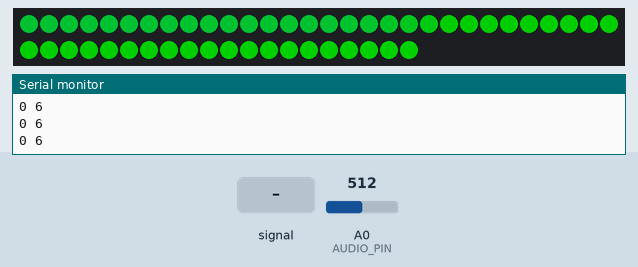
A sketch run on a simulated ESP8266 (NodeMCU). Shown: 50 RGB LEDs in strip order, left to right, continuing on the next row, the last lines printed to the serial monitor. The inputs (shaded band) are chosen by the test bench; at power-on: A0 (AUDIO_PIN) = 512. Dim RGB values are drawn brighter than linear.

Above: at 1.3 s.
1.4 s: A0 (AUDIO_PIN) fed a 200 Hz sine of ±255 counts around its level
At 1.67 s:
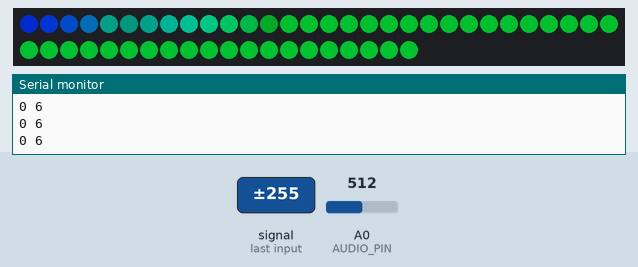
3.9 s: A0 (AUDIO_PIN) set to 122
At 4.1 s:
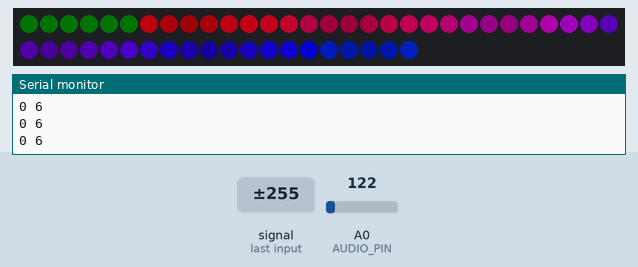
5.8 s: A0 (AUDIO_PIN) set to 900
At 5.95 s:
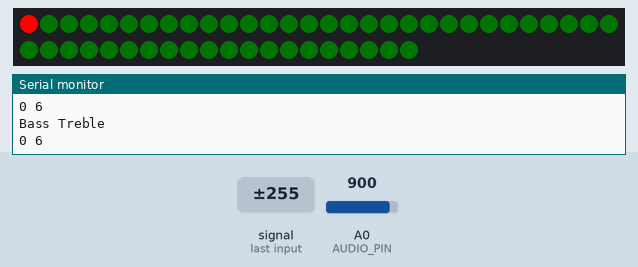
8.8 s: A0 (AUDIO_PIN) set to 306
At 8.99 s:
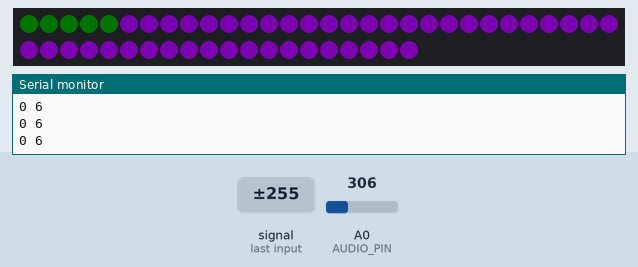
11.4 s: A0 (AUDIO_PIN) fed a 1000 Hz sine of ±255 counts around its level
At 11.89 s:
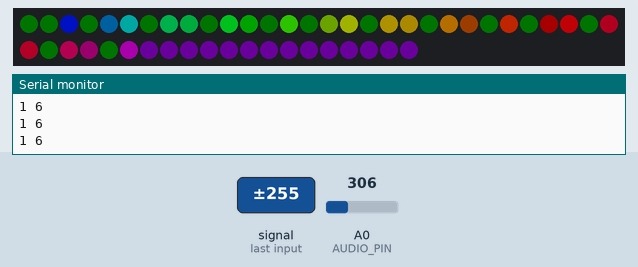
13.8 s: A0 (AUDIO_PIN) fed a 2 Hz sine of ±306 counts around its level
At 14.01 s:
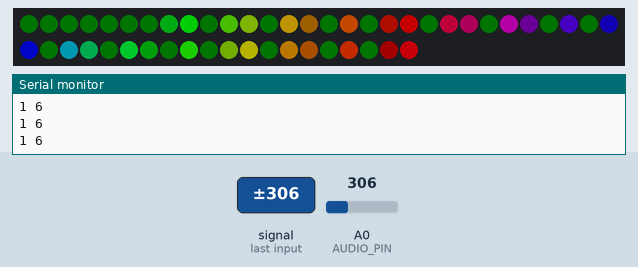
Timing chart, 0 to 16.8 s (numbered marks = the images above; inputs shaded):
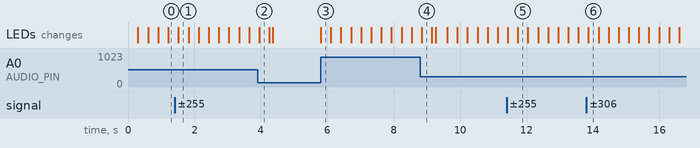

The sketch:

Flow.ino
```cpp
#define FASTLED_INTERNAL
#include <FastLED.h>

#define DATA_PIN      D5
#define LED_TYPE WS2812B
#define COLOR_ORDER  GRB
#define NUM_LEDS      50
#define MILLI_AMPS  1200
#define BRIGHTNESS   255


uint16_t edges[26];
uint8_t  modus[26],
              gHue,
            newHue,
           speed=0;

CRGB leds[NUM_LEDS];  // Main Array

byte trebConf,
     bassConf,
     bassBand = 0,
     trebBand = 6;

#include "Audio.h"
#include "Pattern.h"

void setup() {
  //Serial.begin(115200);
  delay(100);
  Serial.setDebugOutput(true);
  Serial.println();
  initializeAudio();
  FastLED.addLeds<LED_TYPE, DATA_PIN, COLOR_ORDER>(leds, NUM_LEDS);
  LEDS.setDither(false);
  LEDS.setCorrection(TypicalLEDStrip);
  LEDS.setBrightness(BRIGHTNESS);
  LEDS.setMaxPowerInVoltsAndMilliamps(5, MILLI_AMPS);
  memset(leds, 0, sizeof(leds));
  LEDS.show();
  for(byte b=0; b<=25; ++b)
    edges[b] = b==0? NUM_LEDS-1: NUM_LEDS/b-1;
  for(byte b=0; b<=25; ++b)
    modus[b] = b==0? 0: NUM_LEDS%b;
}

void loop() {
  currentMillis = millis();
  readAudio();
  newFlow();
  FastLED.delay(1000 / 120);
}
```

Audio.h
```cpp
// Portions of this file are adapted from the work of Stefan Petrick:
// https://plus.google.com/u/0/115124694226931502095

// Portions of this file are adapted from RGB Shades Audio Demo Code by Garrett Mace:
// https://github.com/macetech/RGBShadesAudio
#ifdef ESP8266
  #define AUDIO_PIN  A0
  #define RESET_PIN  D4
  #define STROBE_PIN D3
#else
  #define AUDIO_PIN   36
  #define RESET_PIN   33
  #define STROBE_PIN  26
#ifndef LED_BUILTIN
  #define LED_BUILTIN 3
#endif
#endif

#define AUDIODELAY 0

#define SPECTRUMSMOOTH 0.1
#define PEAKDECAY 0.05
#define NOISEFLOOR 65

#define AGCSMOOTH 0.004
#define GAINUPPERLIMIT 20.0
#define GAINLOWERLIMIT 0.1

#define NUM_BANDS 7
#define SAMPLES 512

unsigned int spectrumValue[NUM_BANDS];
float spectrumDecay[NUM_BANDS] = {0};
float spectrumPeaks[NUM_BANDS] = {0};
float audioAvg = 270.0;
float gainAGC = 0.0;

uint8_t spectrumByte[NUM_BANDS];
uint8_t spectrumAvg;

unsigned long currentMillis;
unsigned long audioMillis;

void initializeAudio() {
  pinMode(AUDIO_PIN, INPUT);
  pinMode(RESET_PIN, OUTPUT);
  pinMode(STROBE_PIN, OUTPUT);
  digitalWrite(RESET_PIN, LOW);
  digitalWrite(STROBE_PIN, HIGH);
}

void readAudio() {
  // Jason Coon WebServer FACTORS
  static PROGMEM const byte spectrumFactors[7] = {9, 11, 13, 13, 12, 12, 13};
  // RGB SHADES FACTORS
  //static PROGMEM const byte spectrumFactors[7] = {6, 8, 8, 8, 7, 7, 10};
  digitalWrite(RESET_PIN, HIGH);
  delayMicroseconds(5);
  digitalWrite(RESET_PIN, LOW);
  delayMicroseconds(10);
  int analogsum = 0;
  for (int i = 0; i < NUM_BANDS; i++) {
    digitalWrite(STROBE_PIN, LOW);
    delayMicroseconds(25);
    // RGB SHADES ANALOGREADx3
    //spectrumValue[i] = (analogRead(AUDIO_PIN)+analogRead(AUDIO_PIN)+analogRead(AUDIO_PIN))/3;
    spectrumValue[i] = analogRead(AUDIO_PIN);
    digitalWrite(STROBE_PIN, HIGH);
    delayMicroseconds(30);
    if (spectrumValue[i] < NOISEFLOOR) {
      spectrumValue[i] = 0;
    } else {
      spectrumValue[i] -= NOISEFLOOR;
    }
    spectrumValue[i] = (spectrumValue[i]*pgm_read_byte(spectrumFactors+i));
    spectrumValue[i] /= 10;
    analogsum += spectrumValue[i];
    spectrumValue[i] *= gainAGC;
    spectrumDecay[i] = (1.0 - SPECTRUMSMOOTH) * spectrumDecay[i] + SPECTRUMSMOOTH * spectrumValue[i];
    if (spectrumPeaks[i] < spectrumDecay[i]) spectrumPeaks[i] = spectrumDecay[i];
    spectrumPeaks[i] = spectrumPeaks[i] * (1.0 - PEAKDECAY);
    spectrumByte[i] = spectrumValue[i]>>2>255?255:spectrumValue[i]>>2;
  }
  audioAvg = (1.0 - AGCSMOOTH) * audioAvg + AGCSMOOTH * (analogsum / 7.0);
  spectrumAvg = (analogsum / 7.0) / 4;
  gainAGC = 270.0 / audioAvg;
  if (gainAGC > GAINUPPERLIMIT) gainAGC = GAINUPPERLIMIT;
  if (gainAGC < GAINLOWERLIMIT) gainAGC = GAINLOWERLIMIT;
}

// Attempt at beat detection
byte beatTriggered = 0;
#define beatLevel 16.0
#define beatDeadzone 16.0
#define beatDelay 0
float lastBeatVal = 0;
byte beatDetect() {
  static float beatAvg = 0;
  static unsigned long lastBeatMillis;
  //uint8_t specCombo = spectrumByte[bassBand];
  float specCombo = spectrumDecay[bassBand];
  beatAvg = (1.0 - AGCSMOOTH) * beatAvg + AGCSMOOTH * specCombo;

  if (lastBeatVal < beatAvg) lastBeatVal = beatAvg;
  if ((specCombo - beatAvg) > beatLevel && beatTriggered == 0 && currentMillis - lastBeatMillis > beatDelay) {
    beatTriggered = 1;
    lastBeatVal = specCombo;
    lastBeatMillis = currentMillis;
      Serial.println("Bass Treble");
      Serial.print(bassBand);
      Serial.print(" ");
      Serial.println(trebBand);
    return 1;
  } else if ((lastBeatVal - specCombo) > beatDeadzone) {
    beatTriggered = 0;
    return 0;
  } else {
    return 0;
  }
}

byte trebTriggered = 0;
#define trebLevel 24.0
#define trebDeadzone 16.0
#define trebDelay 0
float lastTrebVal = 0;
byte trebDetect() {
  static float trebAvg = 0;
  static unsigned long lastTrebMillis;
  uint8_t specCombo = spectrumByte[trebBand] / 1.0;
  //float specCombo = spectrumDecay[trebBand] / 1.0;
  trebAvg = (1.0 - AGCSMOOTH) * trebAvg + AGCSMOOTH * specCombo;

  if (lastTrebVal < trebAvg) lastTrebVal = trebAvg;
  if ((specCombo - trebAvg) > trebLevel && trebTriggered == 0 && currentMillis - lastTrebMillis > trebDelay) {
    trebTriggered = 1;
    lastTrebVal = specCombo;
    lastTrebMillis = currentMillis;
      Serial.print(bassBand);
      Serial.print(" ");
      Serial.println(trebBand);
    return 1;
  } else if ((lastTrebVal - specCombo) > trebDeadzone) {
    trebTriggered = 0;
    return 0;
  } else {
    return 0;
  }
}
```

Pattern.h
```cpp
void fadeWhites(uint8_t value){
  for(int i=1; i<NUM_LEDS-1; ++i)
    if((leds[i].r==leds[i].g && leds[i].g==leds[i].b           // if LED is white AND
      &&(max(max(leds[i].r, leds[i].g), leds[i].b) > 32))               // is at least 32 brightness
      &&((leds[i].r > max(max(leds[i-1].r, leds[i-1].g), leds[i-1].b)  // AND LED is brighter than left neighbor OR
      ||(leds[i-1].r== leds[i-1].g && leds[i-1].g== leds[i-1].b))
      &&(leds[i].r > max(max(leds[i+1].r, leds[i+1].g), leds[i+1].b)
      ||(leds[i+1].r== leds[i+1].g && leds[i+1].g== leds[i+1].b)))
    || leds[i].r > 96)
       leds[i].fadeToBlackBy(value);
}
void freshWhites(){
  for(int i=0; i<NUM_LEDS; ++i)
    if(leds[i].r==leds[i].g && leds[i].g==leds[i].b)
      leds[i] = CRGB::White;
}
void goGray(){
  for(uint16_t i=0; i<NUM_LEDS; ++i)
    if(leds[i]){
      newHue = max(max(leds[i].r, leds[i].g), leds[i].b);
      leds[i] = CRGB(newHue,newHue,newHue);
    }
}
void push(uint16_t k){
    for(uint16_t i=k; i>0; --i)
      leds[i] = leds[i-1];
}
void pull(uint16_t k){
    for(uint16_t i=0; i<k; ++i)
      leds[i] = leds[i+1];
}
void mirror(uint16_t k){
    for(int i=0; i<k; ++i)
      leds[k-i]=leds[i];
}
void copyIt(byte k){
  memcpy(leds+NUM_LEDS/k, leds,
    modus[k]<1?
      NUM_LEDS/k*sizeof(CRGB):
      NUM_LEDS/k*sizeof(CRGB)+sizeof(CRGB));
}

uint8_t getAverage255(uint8_t in[]){
  uint16_t out = 0;
  for(int i=0; i<SAMPLES; ++i)
    out+=in[i];
  return out/SAMPLES;
}
uint8_t getMax255(uint8_t in[]){
  uint8_t out = 0;
  for(int i=0; i<SAMPLES; ++i)
    out=out<in[i]?in[i]:out;
  return out;
}
uint8_t getMaxBass(uint8_t in[]){
  uint8_t out = 0, mx = in[out];
  for(int i=out+1; i<=6; ++i)
    if(mx<in[i]){
      mx = in[i];
      out = i;
    }
  return out;
}
uint8_t getMaxTreb(uint8_t in[]){
  uint8_t out = 6, mx = in[out];
  for(int i=out-1; i>=0; --i)
    if(mx<in[i]){
      mx = in[i];
      out = i;
    }
  return out;
}
uint16_t idx;
uint8_t bri[NUM_BANDS], dfm[NUM_BANDS], dfa[NUM_BANDS],
        smp[NUM_BANDS][SAMPLES],dif[NUM_BANDS][SAMPLES],
        bass[NUM_BANDS], treb[NUM_BANDS];
void saveBands(uint16_t in){
  for(byte b=0; b<7; ++b)
    //smp[b][idx] = pow(spectrumByte[b]>>4,2);
    smp[b][idx] = spectrumByte[b];
  for(byte b=0; b<NUM_BANDS; ++b)
    dif[b][in] = abs(smp[b][in+1]-smp[b][in]);
}
void analyzeBands(){

  static bool bb = true;
  static bool bt = true;
  byte newBass = 0;
  byte newTreb = 6;

  // Get Average
  for(byte b=0; b<NUM_BANDS; ++b)
    bri[b] = getAverage255(smp[b]);
  // Get Average Difference
  for(byte b=0; b<NUM_BANDS; ++b)
    dfa[b] = getAverage255(dif[b]);
  // Get Biggest Difference
  for(byte b=0; b<NUM_BANDS; ++b)
    dfm[b] = getMax255(dif[b]);

  // Bass Analysis
  for(byte b=0; b<NUM_BANDS; ++b)
    bass[b] = bri[b]>dfm[b]? 0: dfm[b]-bri[b];
  // Treb Analysis
  for(byte b=0; b<NUM_BANDS; ++b)
    treb[b] = dfa[b]>>2+bri[b]>>3+dfm[b]>>1;

  // Weighted Current Band
  //bass[bassBand] *= 9>>3;
  //treb[trebBand] *= 9>>3;

  // Weighted Default Band
  bass[0] *= 9>>3;
  treb[6] *= 9>>3;

  // Band Assignment
  newTreb = getMaxTreb(treb);
  newBass = getMaxBass(bass);

  // 2 Strikes Against The Treb Band
 /* if(bt&&(newTreb!=trebBand)) bt = false;
  else if(!bt&&newTreb!=trebBand){
    trebBand = newTreb;
    bt = true;
  }*/

  // 2 Strikes Against The Bass Band
  if(bb&&(newBass!=bassBand)) bb = false;
  else if(!bb&&newBass!=bassBand){
    bassBand = newBass;
    bb = true;
  }
}
void newFlow(){
  static uint16_t idx;
  static uint8_t rgbRate, huey;
  uint8_t bri;
  EVERY_N_SECONDS(2){ if(spectrumAvg>32) analyzeBands(); else bassBand=0,trebBand=6; }
  fadeWhites(16);
    bool zero = speed==0? true: false;
  uint16_t  k = edges[speed];
  uint16_t hk = k>>1;
  uint16_t ok = 0;
  saveBands(idx);
  //bri = smp[trebBand][idx];
  bri = spectrumByte[6];
  bri = bri<32?0:bri;
  //Serial.println(rgbRate);
  idx = idx==SAMPLES-1? 0: idx+1;
  if(rgbRate>3) rgbRate-=rgbRate>>2;
  if(rgbRate>0)        --rgbRate;
  push(zero? k: hk);
  //Serial.println(bri);
  if(beatDetect()){
    freshWhites();
    rgbRate+=16;
    huey+=rgbRate;
    leds[ok] = CRGB::White;
  } else{ // beatDetect()
    if(trebDetect())
      rgbRate+=8;
    huey+=rgbRate;
    leds[ok] = ColorFromPalette(RainbowColors_p, huey, bri, LINEARBLEND);
  } // beatDetect()
  if(bri==0) leds[ok] = CRGB(0,1,0);
  if(!zero){ mirror(k); copyIt(speed); }
}
```

Measured:
- after the input at 1.4 s, the LEDs: change after 0.12 s (image 1)
- after the input at 3.9 s, the LEDs: change after 0.05 s (image 2)
- after the input at 8.8 s, the LEDs: change at once (image 4)
- after the input at 11.4 s, the LEDs: first change at once (image 5 shows a later state)
